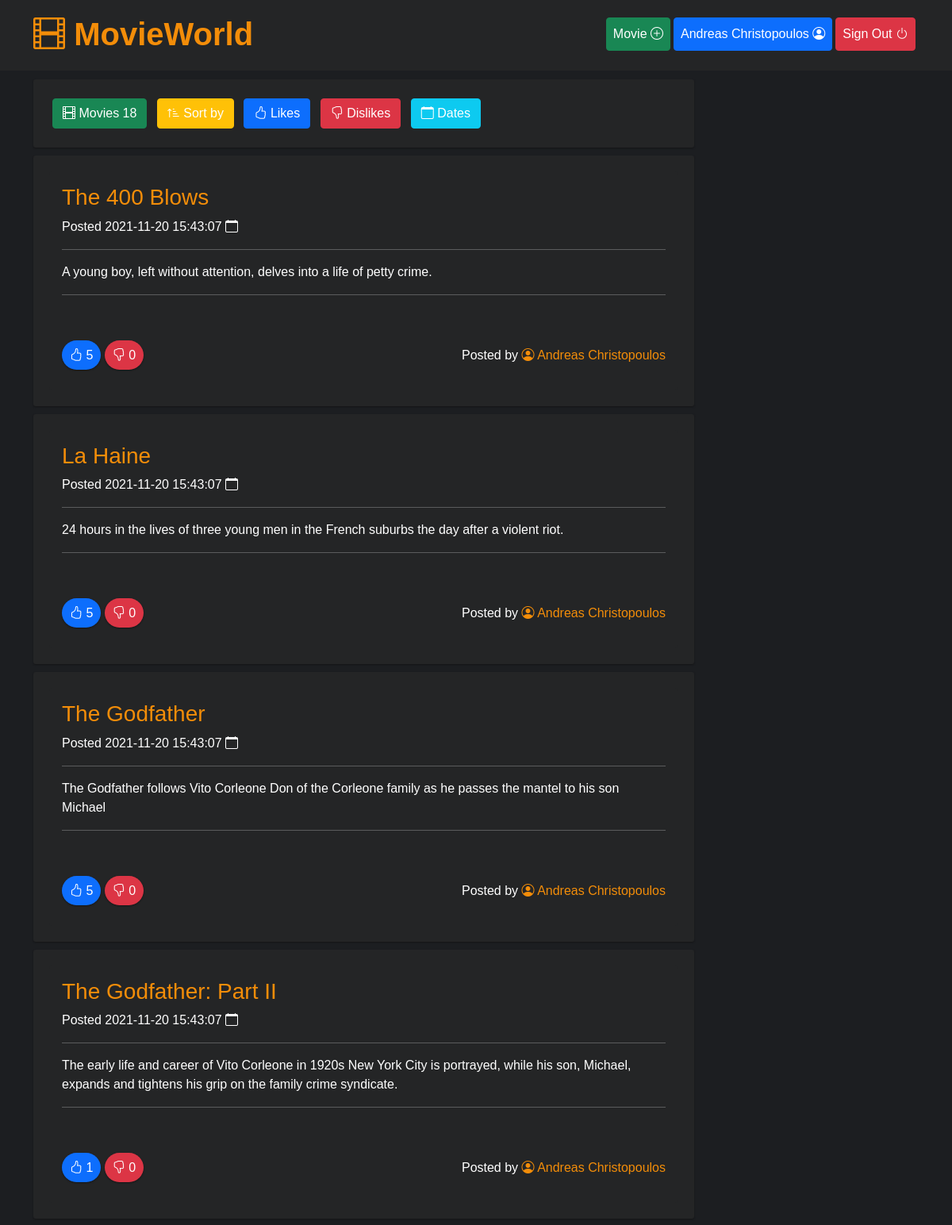
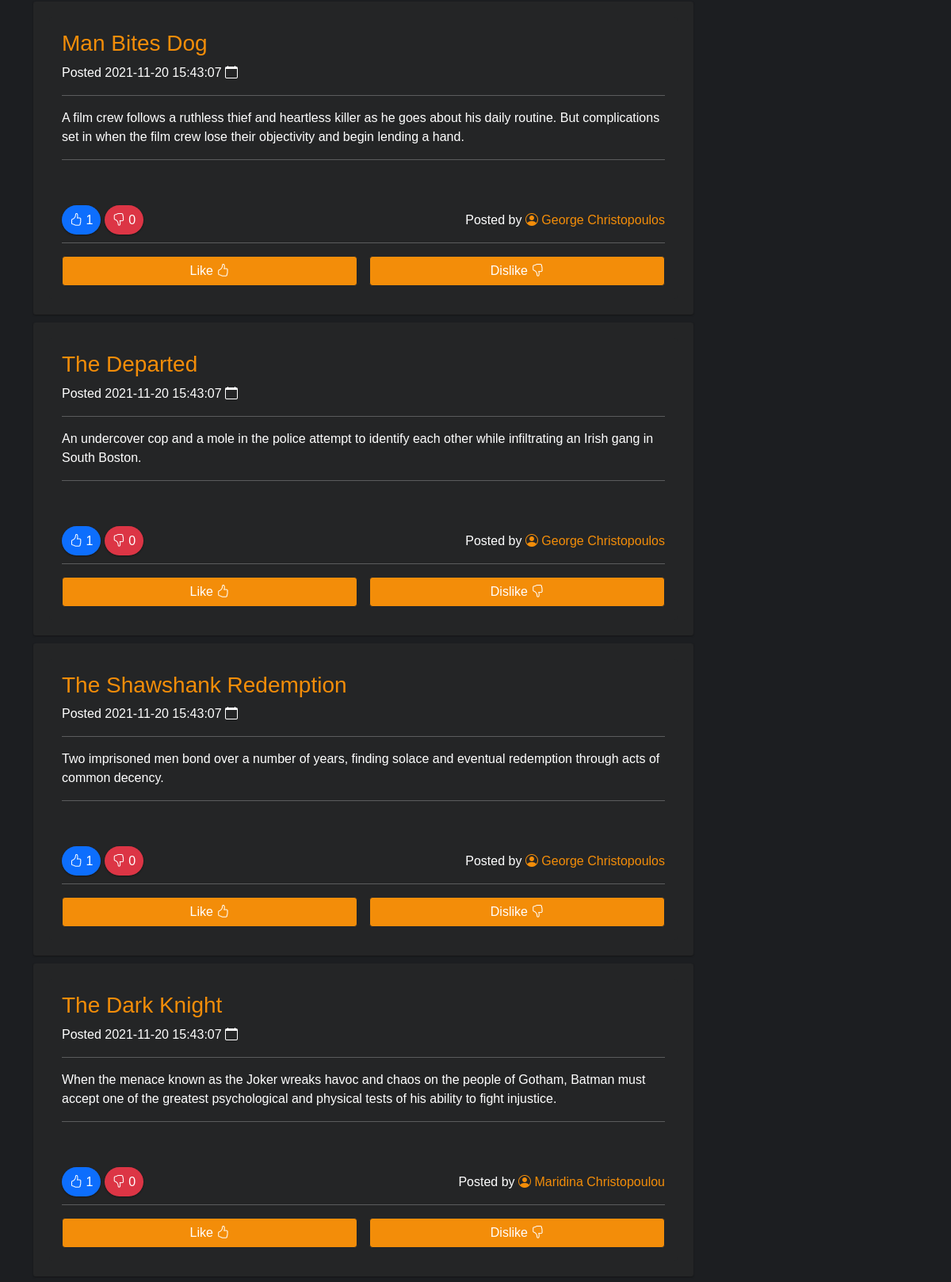
The page /app/public/index.php (signed in, upper part) on the database its author committed (2 pictures, top to bottom).
### tables this page shows
CREATE TABLE `movies` (
	`id` INT NOT NULL AUTO_INCREMENT,
	`title` VARCHAR(240) NOT NULL,
	`description` VARCHAR(240) NOT NULL,
    `user_id` INT NOT NULL,
	`created` DATETIME DEFAULT CURRENT_TIMESTAMP,
	`updated` DATETIME DEFAULT CURRENT_TIMESTAMP,
    FOREIGN KEY (user_id) REFERENCES users (id) ON DELETE CASCADE ON UPDATE CASCADE,
	PRIMARY KEY (`id`)
);

### app/public/index.php (the view, shortened to what this page needs)
<?php
require_once "config.php";
if ($_SESSION && $_SESSION["loggedin"] === true) {
  $userId = $_SESSION['id'];
}
$sort = $_GET["sort"] ?? null;
if ($sort === "likes") {
  $sql_movies = "SELECT * FROM movies INNER JOIN ratings ON movies.id = ratings.movie_id WHERE ratings.rating != 0 GROUP BY movies.id ORDER BY ratings.movie_id ASC";
} elseif ($sort === "dislikes") {
  $sql_movies = "SELECT * FROM movies INNER JOIN ratings ON movies.id = ratings.movie_id WHERE ratings.rating != 0 GROUP BY movies.id ORDER BY ratings.movie_id DESC";
} else {
  $sql_movies = 'SELECT * FROM movies ORDER BY updated DESC';
}
$sql_users = 'SELECT id, fullname, username FROM users';
$sql_total_movies = 'SELECT COUNT(*) FROM movies';
$total_movies = $pdo->query($sql_total_movies)->fetchColumn();
$usernames = array();
foreach ($pdo->query($sql_users) as $row) {
  $usernames[$row['id']] = $row['fullname'];
}
include 'header.php';
?>
<main>
  <div class="container">
    <div class="row g-3">
      <div class="col-lg-9 col-12">
        <div class="movies-info">
          <button class="btn btn-success m-1" onclick="(e)=>e.preventDefault();"><i class="bi bi-film"></i> Movies <?php print $total_movies ?></button>
          <button class="btn btn-warning m-1 text-white" onclick="(e)=>e.preventDefault();"><i class="bi bi-sort-up-alt"></i> Sort by</button>
          <a class="btn btn-primary m-1" href="index.php?sort=likes"><i class="bi bi-hand-thumbs-up"></i> Likes</a>
          <a class="btn btn-danger m-1" href="index.php?sort=dislikes"><i class="bi bi-hand-thumbs-down"></i> Dislikes</a>
          <a class="btn btn-info text-white m-1" href="/"><i class="bi bi-calendar"></i> Dates</a>
        </div>
        <?php
        foreach ($pdo->query($sql_movies) as $row) {
          if ($sort === "likes" || $sort === "dislikes") {
            $sql_likes = 'SELECT COUNT(*) FROM ratings WHERE movie_id=' . $row['movie_id'] . ' AND rating = 1';
            $sql_dislikes = 'SELECT COUNT(*) FROM ratings WHERE movie_id=' . $row['movie_id'] . ' AND rating = -1';
          } else {
            $sql_likes = 'SELECT COUNT(*) FROM ratings WHERE movie_id=' . $row['id'] . ' AND rating = 1';
            $sql_dislikes = 'SELECT COUNT(*) FROM ratings WHERE movie_id=' . $row['id'] . ' AND rating = -1';
          }
          try {
            $likes = $pdo->query($sql_likes)->fetchColumn();
          } catch (PDOException $e) {
            $likes = 0;
          }
          try {
            $dislikes = $pdo->query($sql_dislikes)->fetchColumn();
          } catch (PDOException $e) {
            $dislikes = 0;
          }
          print '<div class="movie-texture">';
          print '<div class="card bg-very-dark">';
          print '<div class="card-body">';
          print '<h3 class="card-title">' . $row['title'] . '</h3>';
          print '<p>Posted ' . $row['updated'] . ' <i class="bi bi-calendar"></i></p>';
          print '<hr />';
          print '<p class="card-text">' . $row['description'] . '</p>';
          print '<hr />';
          print '<p>';
          print '<br /><br />';
          print '<span class="like"><i class="bi bi-hand-thumbs-up"></i> ' . $likes . '</span> ';
          print '<span class="dislike"><i class="bi bi-hand-thumbs-down"></i> ' . $dislikes . '</span>';
          print '<span style="float:right">';
          print 'Posted by <a class="postedby" href="#"><i class="bi bi-person-circle"></i> ' . $usernames[$row['user_id']] . '</a>';
          print '</span>';
          print '</p>';
          if ($_SESSION && $_SESSION["loggedin"] === true && $row['user_id'] != $userId) {
            $rating_value = 0;
            print '<p>';
            print '<hr />';
            if ($rating_value === '1') {
              print '<span style="width:49%;float:left;"><a href="/rating.php?movieId=' . $row['id'] . '&userId=' . $userId . '&rating=1" style="width:100%;float:left;" class="btn btn-primary white-border">Like <i class="bi bi-hand-thumbs-up"></i></a></span>';
              print '<span style="width:49%;float:right;"><a href="/rating.php?movieId=' . $row['id'] . '&userId=' . $userId . '&rating=-1" style="width:100%;float:right;" class="btn btn-dark">Dislike <i class="bi bi-hand-thumbs-down"></i></a></span>';
            } else {
              print '<span style="width:49%;float:left;"><a href="/rating.php?movieId=' . $row['id'] . '&userId=' . $userId . '&rating=1" style="width:100%;float:left;" class="btn btn-dark">Like <i class="bi bi-hand-thumbs-up"></i></a></span>';
              print '<span style="width:49%;float:right;"><a href="/rating.php?movieId=' . $row['id'] . '&userId=' . $userId . '&rating=-1" style="width:100%;float:right;" class="btn btn-dark">Dislike <i class="bi bi-hand-thumbs-down"></i></a></span>';
            }
            print '</p>';
          }
          print '</div>';
          print '</div>';
          print '</div>';
        }
        ?>
      </div>
    </div>
  </div>
</main>
<?php include 'footer.php'; ?>

### app/public/assets/css/app.css (style rules this page uses)
* { margin: 0; padding: 0; box-sizing: inherit; }
html { box-sizing: border-box; }
body { background-color: #1c1e21; font-family: 'Robot', sans-serif; color: #fff; }
.bg-very-dark { background-color: #242526; }
.like { padding: 10px; background: #0d6efd; border-radius: 20px; box-shadow: 0 1px 2px #151516; }
.dislike { padding: 10px; background: #dc3545; border-radius: 20px; box-shadow: 0 1px 2px #151516; }
.movies-info { margin: 0px 0; width: 100%; background: #242526; padding: 20px; border-radius: 3px; box-shadow: 0 1px 2px #151516; font-weight: bold; }
.movie-texture { margin: 10px 0; width: 100%; height: auto; background: #242526; padding: 20px; border-radius: 3px; box-shadow: 0 1px 2px #151516; }
.postedby:link, .postedby:visited { color: #f38d09; text-decoration: none; padding-bottom: 4px; border-bottom: 3px solid #242526; transition: border 0.5s ease-in-out; }
.card { border: none; }
.card-title { color: #f38d09; }
.btn-dark { background-color: #f38d09 !important; }

### rows shown on the page
movies: title "The 400 Blows", updated "2021-11-20 15:43:07", description "A young boy, left without attention, delves into a life of petty crime.", likes "5", dislikes "0", user "Andreas Christopoulos"
movies: title "La Haine", updated "2021-11-20 15:43:07", description "24 hours in the lives of three young men in the French suburbs the day after a violent riot.", likes "5", dislikes "0", user "Andreas Christopoulos"
movies: title "The Godfather", updated "2021-11-20 15:43:07", description "The Godfather follows Vito Corleone Don of the Corleone family as he passes the mantel to his son Michael", likes "5", dislikes "0", user "Andreas Christopoulos"
movies: title "The Godfather: Part II", updated "2021-11-20 15:43:07", description "The early life and career of Vito Corleone in 1920s New York City is portrayed, while his son, Michael, expands and tightens his grip on the family crime syndicate.", likes "1", dislikes "0", user "Andreas Christopoulos"
movies: title "Man Bites Dog", updated "2021-11-20 15:43:07", description "A film crew follows a ruthless thief and heartless killer as he goes about his daily routine. But complications set in when the film crew lose their objectivity and begin lending a hand.", likes "1", dislikes "0", user "George Christopoulos"
movies: title "The Departed", updated "2021-11-20 15:43:07", description "An undercover cop and a mole in the police attempt to identify each other while infiltrating an Irish gang in South Boston.", likes "1", dislikes "0", user "George Christopoulos"
movies: title "The Shawshank Redemption", updated "2021-11-20 15:43:07", description "Two imprisoned men bond over a number of years, finding solace and eventual redemption through acts of common decency.", likes "1", dislikes "0", user "George Christopoulos"
movies: title "The Dark Knight", updated "2021-11-20 15:43:07", description "When the menace known as the Joker wreaks havoc and chaos on the people of Gotham, Batman must accept one of the greatest psychological and physical tests of his ability to fight injustice.", likes "1", dislikes "0", user "Maridina Christopoulou"

### other values the page prints
$_SESSION['fullname'] "Andreas Christopoulos"
$total_movies "18"
